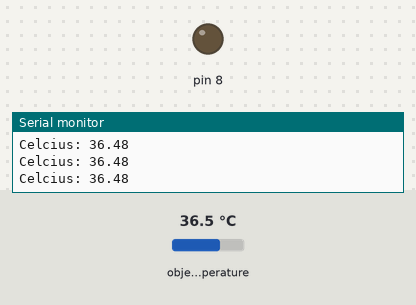
The sketch below on a simulated Arduino Uno, built with avr-gcc and run on an emulated ATmega328P. Shown: output pins drawn as LEDs (lit = HIGH), the last lines printed to the serial monitor. Wiring (inferred from the names in the program): MLX90614 thermometer at I2C address 0x5A. Inputs (shaded band) come from the test bench; at power-on: object temperature 36.5 °C.

Above: at 1.3 s.
1.4 s: object temperature set to 26.3 °C
2.9 s: object temperature set to 25.7 °C
At 4.2 s:
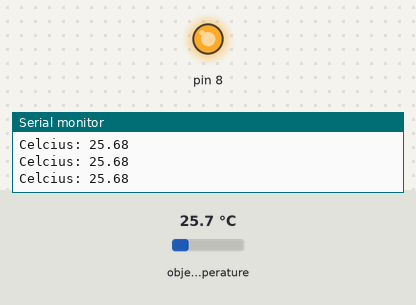
4.5 s: object temperature set to 32 °C
At 5.7 s:
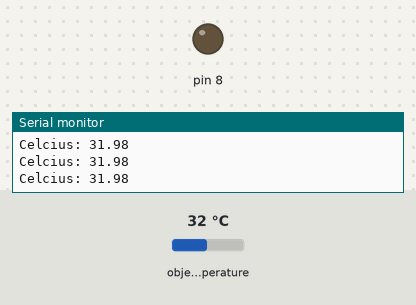
6.0 s: object temperature set to 20 °C
At 7.0 s:
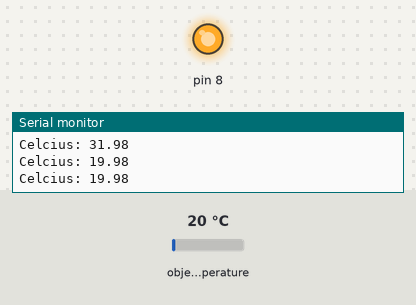
Timing chart, 0 to 8.5 s (numbered marks = the images above; inputs shaded):
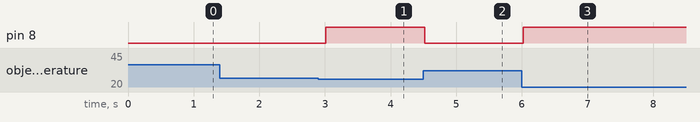

Measured:
- the behaviour switches between 26.1 and 26 °C on object temperature (found by bisection; images 0 and 1)
- after the input at 2.9 s, pin 8: LOW → HIGH after 0.11 s
- after the input at 4.5 s, pin 8: HIGH → LOW at once
- after the input at 6.0 s, pin 8: LOW → HIGH at once

The sketch:

Proyecto_Lampbrella.ino
```cpp
#include <i2cmaster.h>

double tempFactor = 0.02; // 0.02 degrees per LSB (measurement resolution of the MLX90614)
double tempData = 0x0000; // zero out the data
float threshTMP = 26; //**** CAMBIAR ACA LA TEMP****


void setup(){
	Serial.begin(9600);
	Serial.println("Setup...");

	i2c_init(); //Initialise the i2c bus
	PORTC = (1 << PORTC4) | (1 << PORTC5);//enable pullups
        Serial.println("done");
        pinMode(8,OUTPUT);
}

void loop(){

    readSensor();

    float celcius = tempData - 273.15;
    //float fahrenheit = (celcius*1.8) + 32;

    Serial.print("Celcius: ");
    Serial.println(celcius);

   // Serial.print("Fahrenheit: ");
    //Serial.println(fahrenheit);

   if(celcius>threshTMP){
     digitalWrite(8,LOW);

   }else{
     digitalWrite(8,HIGH);
   }

    delay(500); // wait a second before printing again
}

void readSensor(){
    int dev = 0x5A<<1;
    int data_low = 0;
    int data_high = 0;
    int pec = 0;

    i2c_start_wait(dev+I2C_WRITE);
    i2c_write(0x07);

    // read
    i2c_rep_start(dev+I2C_READ);
    data_low = i2c_readAck(); //Read 1 byte and then send ack
    data_high = i2c_readAck(); //Read 1 byte and then send ack
    pec = i2c_readNak();
    i2c_stop();

    //This converts high and low bytes together and processes temperature, MSB is a error bit and is ignored for temps
    int frac; // data past the decimal point
    // This masks off the error bit of the high byte, then moves it left 8 bits and adds the low byte.
    tempData = (double)(((data_high & 0x007F) << 8) + data_low);
    tempData = (tempData * tempFactor)-0.01;


}
```

twimaster.cpp
```cpp
/*************************************************************************
* Title:    I2C master library using hardware TWI interface
* Author:   Peter Fleury <pfleury@gmx.ch>  http://jump.to/fleury
* File:     $Id: twimaster.c,v 1.3 2005/07/02 11:14:21 Peter Exp $
* Software: AVR-GCC 3.4.3 / avr-libc 1.2.3
* Target:   any AVR device with hardware TWI
* Usage:    API compatible with I2C Software Library i2cmaster.h
**************************************************************************/
#include <inttypes.h>
#include <compat/twi.h>

#include <i2cmaster.h>


/* define CPU frequency in Mhz here if not defined in Makefile */
#ifndef F_CPU
#define F_CPU 16000000UL
#endif

/* I2C clock in Hz */
#define SCL_CLOCK 50000L


/*************************************************************************
 Initialization of the I2C bus interface. Need to be called only once
*************************************************************************/
void i2c_init(void)
{
  /* initialize TWI clock: 100 kHz clock, TWPS = 0 => prescaler = 1 */

  TWSR = 0;                         /* no prescaler */
  TWBR = ((F_CPU/SCL_CLOCK)-16)/2;  /* must be > 10 for stable operation */

}/* i2c_init */


/*************************************************************************
  Issues a start condition and sends address and transfer direction.
  return 0 = device accessible, 1= failed to access device
*************************************************************************/
unsigned char i2c_start(unsigned char address)
{
    uint8_t   twst;

	// send START condition
	TWCR = (1<<TWINT) | (1<<TWSTA) | (1<<TWEN);

	// wait until transmission completed
	while(!(TWCR & (1<<TWINT)));

	// check value of TWI Status Register. Mask prescaler bits.
	twst = TW_STATUS & 0xF8;
	if ( (twst != TW_START) && (twst != TW_REP_START)) return 1;

	// send device address
	TWDR = address;
	TWCR = (1<<TWINT) | (1<<TWEN);

	// wail until transmission completed and ACK/NACK has been received
	while(!(TWCR & (1<<TWINT)));

	// check value of TWI Status Register. Mask prescaler bits.
	twst = TW_STATUS & 0xF8;
	if ( (twst != TW_MT_SLA_ACK) && (twst != TW_MR_SLA_ACK) ) return 1;

	return 0;

}/* i2c_start */


/*************************************************************************
 Issues a start condition and sends address and transfer direction.
 If device is busy, use ack polling to wait until device is ready

 Input:   address and transfer direction of I2C device
*************************************************************************/
void i2c_start_wait(unsigned char address)
{
    uint8_t   twst;


    while ( 1 )
    {
	    // send START condition
	    TWCR = (1<<TWINT) | (1<<TWSTA) | (1<<TWEN);

    	// wait until transmission completed
    	while(!(TWCR & (1<<TWINT)));

    	// check value of TWI Status Register. Mask prescaler bits.
    	twst = TW_STATUS & 0xF8;
    	if ( (twst != TW_START) && (twst != TW_REP_START)) continue;

    	// send device address
    	TWDR = address;
    	TWCR = (1<<TWINT) | (1<<TWEN);

    	// wail until transmission completed
    	while(!(TWCR & (1<<TWINT)));

    	// check value of TWI Status Register. Mask prescaler bits.
    	twst = TW_STATUS & 0xF8;
    	if ( (twst == TW_MT_SLA_NACK )||(twst ==TW_MR_DATA_NACK) )
    	{
    	    /* device busy, send stop condition to terminate write operation */
	        TWCR = (1<<TWINT) | (1<<TWEN) | (1<<TWSTO);

	        // wait until stop condition is executed and bus released
	        while(TWCR & (1<<TWSTO));

    	    continue;
    	}
    	//if( twst != TW_MT_SLA_ACK) return 1;
    	break;
     }

}/* i2c_start_wait */


/*************************************************************************
 Issues a repeated start condition and sends address and transfer direction

 Input:   address and transfer direction of I2C device

 Return:  0 device accessible
          1 failed to access device
*************************************************************************/
unsigned char i2c_rep_start(unsigned char address)
{
    return i2c_start( address );

}/* i2c_rep_start */


/*************************************************************************
 Terminates the data transfer and releases the I2C bus
*************************************************************************/
void i2c_stop(void)
{
    /* send stop condition */
	TWCR = (1<<TWINT) | (1<<TWEN) | (1<<TWSTO);

	// wait until stop condition is executed and bus released
	while(TWCR & (1<<TWSTO));

}/* i2c_stop */


/*************************************************************************
  Send one byte to I2C device

  Input:    byte to be transfered
  Return:   0 write successful
            1 write failed
*************************************************************************/
unsigned char i2c_write( unsigned char data )
{
    uint8_t   twst;

	// send data to the previously addressed device
	TWDR = data;
	TWCR = (1<<TWINT) | (1<<TWEN);

	// wait until transmission completed
	while(!(TWCR & (1<<TWINT)));

	// check value of TWI Status Register. Mask prescaler bits
	twst = TW_STATUS & 0xF8;
	if( twst != TW_MT_DATA_ACK) return 1;
	return 0;

}/* i2c_write */


/*************************************************************************
 Read one byte from the I2C device, request more data from device

 Return:  byte read from I2C device
*************************************************************************/
unsigned char i2c_readAck(void)
{
	TWCR = (1<<TWINT) | (1<<TWEN) | (1<<TWEA);
	while(!(TWCR & (1<<TWINT)));

    return TWDR;

}/* i2c_readAck */


/*************************************************************************
 Read one byte from the I2C device, read is followed by a stop condition

 Return:  byte read from I2C device
*************************************************************************/
unsigned char i2c_readNak(void)
{
	TWCR = (1<<TWINT) | (1<<TWEN);
	while(!(TWCR & (1<<TWINT)));

    return TWDR;

}/* i2c_readNak */
```
